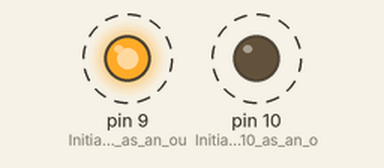
Bench run of a sketch on a simulated Arduino Uno, built with avr-gcc and run on an emulated ATmega328P. Parts: output pins drawn as LEDs (lit = HIGH). Dashed ring = blinking.

Above: at 0.5 s.
Timing chart, 0 to 4.6 s (numbered marks = the images above):
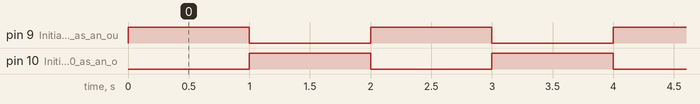

The sketch:

Pract_4.ino
```cpp
void setup() {
  pinMode(9, OUTPUT); // Initialize pin 9 as an output for the first LED
  pinMode(10, OUTPUT); // Initialize pin 10 as an output for the second LED
}

void loop() {
  digitalWrite(9, HIGH); // Turn the first LED on
  digitalWrite(10, LOW); // Turn the second LED off
  delay(1000); // Wait for a second
  digitalWrite(9, LOW); // Turn the first LED off
  digitalWrite(10, HIGH); // Turn the second LED on
  delay(1000); // Wait for a second
}
```

Measured:
- by itself, pin 9 (Initialize_pin_9_as_an_ou), pin 10 (Initialize_pin_10_as_an_o): alternates HIGH for 1.0 s and LOW for 1.0 s
